Frame 1 (no input): blank canvas, image omitted
Frame 60 (no input): blank canvas, image omitted
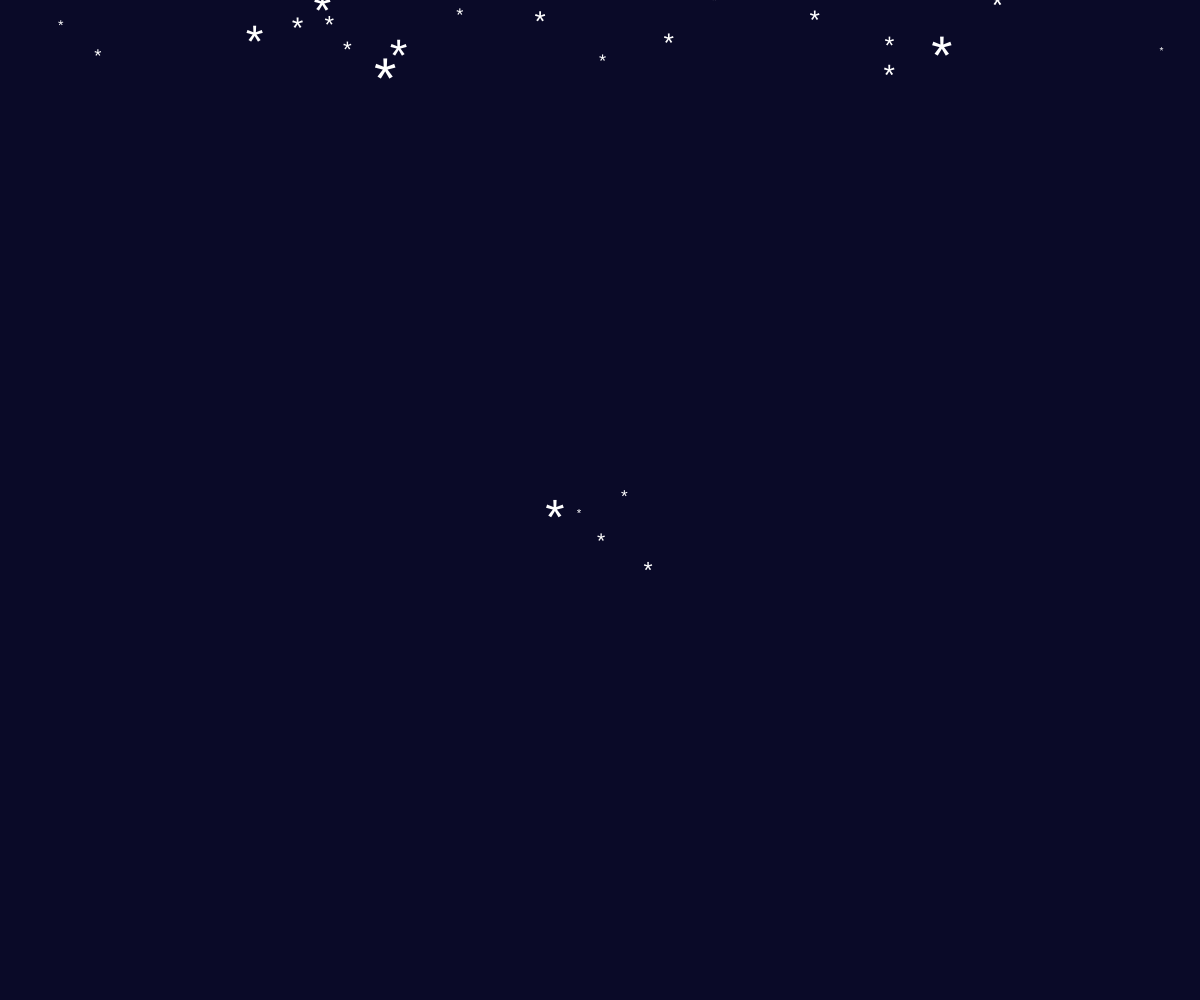
Frame 120 (the mouse pressed at the canvas centre since frame 60)

The p5.js sketch whose frames 1 and 60 were blank and that drew this single picture after the mouse press (run headless with seeded random() and noise() and a simulated clock; from frame 60 on, the mouse is pressed at the canvas centre):

// p5.js sketch
// ── sketch.js
let fiocchi = [];

function setup() {
  createCanvas(windowWidth, windowHeight);
  creaFiocchi(500);
}

function draw() {
  background(10, 10, 40); // sfondo blu scuro
  fill(255);
  textAlign(CENTER, CENTER);

  for (let i = 0; i < fiocchi.length; i++) {
    let f = fiocchi[i];

    f.vy = lerp(f.vy, f.vel, 0.005); // accelerazione ancora più lenta
    f.angle += f.angleSpeed;
    let oscillation = sin(f.angle) * f.amplitude;

    let jitter = f.dim < 40 ? random(-0.15, 0.15) : 0;

    f.px += oscillation + jitter;
    f.py += f.vy;

    if (f.py > height) {
      f.py = random(-height * 1.5, 0);
      f.px = random(20, width - 20);
      f.vy = 0;
      f.angle = random(TWO_PI);
    }

    textSize(f.dim);
    text("*", f.px, f.py);
  }
}

function creaFiocchi(n, posX = null, posY = null) {
  for (let i = 0; i < n; i++) {
    let dim = random() < 0.2 ? random(40, 60) : random(10, 30);

    fiocchi.push({
      px: posX !== null ? posX : random(20, width - 20),
      py: posY !== null ? posY : random(-height * 1.5, 0),
      dim: dim,
      vel: random(1.5, 3), // 💨 più lento
      vy: 0,
      angle: random(TWO_PI),
      angleSpeed: random(0.003, 0.008),
      amplitude: random(0.03, 0.1)
    });
  }
}

function mousePressed() {
  let spacing = 25;
  let baseX = mouseX;
  let baseY = mouseY;

  for (let i = 0; i < 5; i++) {
    creaFiocchi(1, baseX, baseY);
    let last = fiocchi[fiocchi.length - 1];
    last.px += (i - 2) * spacing;
    last.py += (i % 2 === 0 ? 1 : -1) * spacing * floor(i / 2);
  }
}

function windowResized() {
  resizeCanvas(windowWidth, windowHeight);
}

// ── neve.html
<!DOCTYPE html>
<html>
<head>
	<meta charset="utf-8">
	<title> Neve</title>
	<meta name="author"      content="Nome Cognome">
	<meta name="description" content="Descrizione">
	<meta name="viewport"    content="width=device-width, initial-scale=1">
	<link rel="icon"         href="./icons/icon_32.png"  type="image/png">
	<link rel="icon"         href="./icons/icon_256.png" type="image/png">
	<link rel="manifest"     href="./manifest.json">
	<style>
		body, html {
			overscroll-behavior: none;
			height: 100%;
			margin: 0;
			background-color: lightgray;
		}
		canvas {
			display: block;
		}
	</style>
</head>
<body>
	<script src="https://cdn.jsdelivr.net/npm/p5@1.11.5/lib/p5.min.js"></script>
	<script src="./sketch.js"></script>
</body>
</html>
